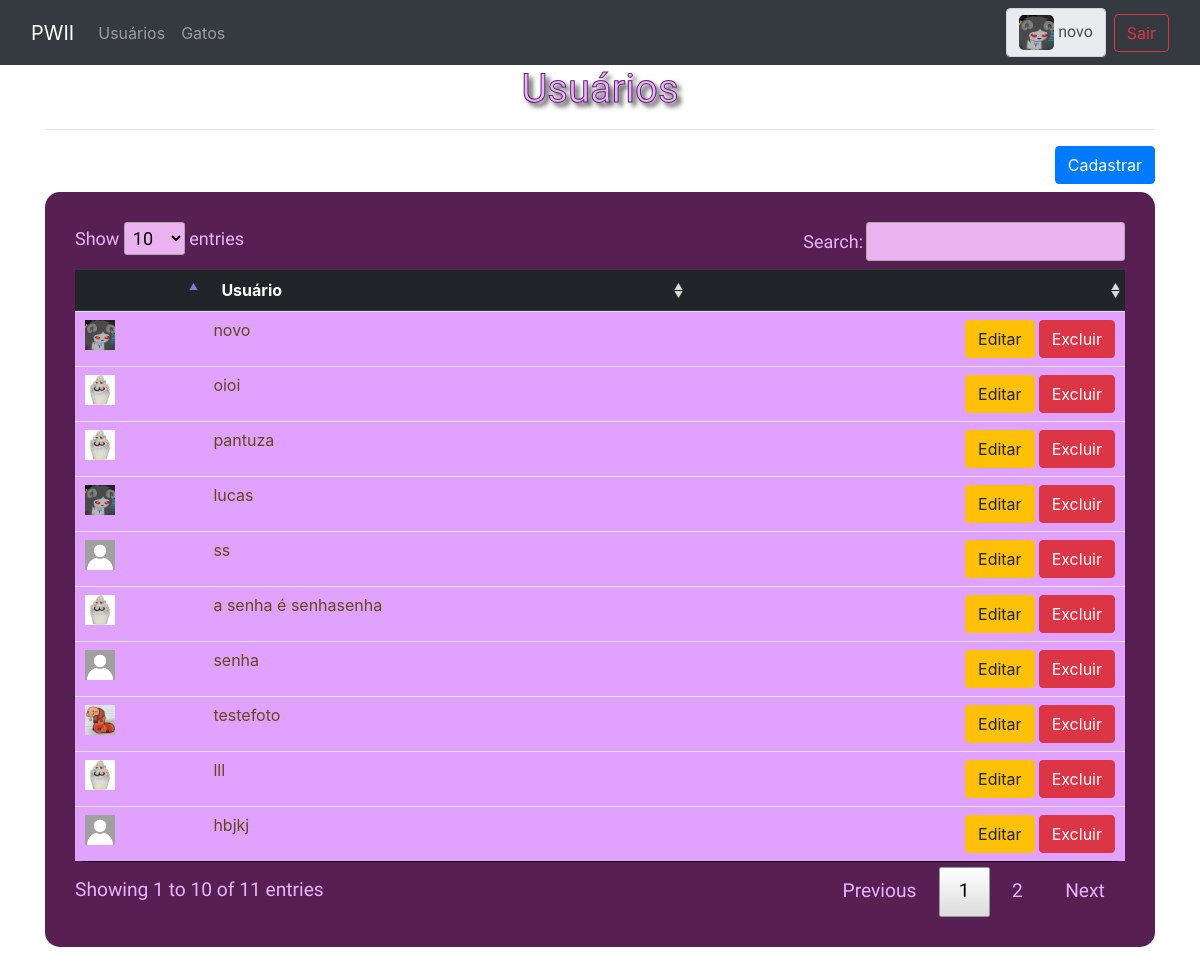
The app's page /usuarioTabela.php (signed in) with its own data.
### tables this page shows
CREATE TABLE IF NOT EXISTS `tbusuario` (
  `idUsuario` int NOT NULL AUTO_INCREMENT,
  `usuario` varchar(20) NOT NULL,
  `senha` varchar(10) NOT NULL,
  `foto` varchar(255) DEFAULT NULL,
  PRIMARY KEY (`idUsuario`)
);

### m/usuarioCRUD.php (called while the page is built, shortened)
<?php
    function listarUsuario(){
        $sql = "SELECT * FROM tbUsuario;";
        $conexao = criarConexao();
		$sentenca = $conexao->prepare($sql);
		$sentenca->execute();
        return $sentenca->fetchAll();
    }
?>

### usuarioTabela.php (the view, shortened to what this page needs)
<?php
	include_once "m/usuarioCRUD.php";
	include_once "menu.php";
	$registros = listarUsuario();
?>
<html>
<head>
    <link type="text/css" rel="stylesheet" href="css/bootstrap.css" />
	<link type="text/css" rel="stylesheet" href="css/datatables.css" />
    <link type="text/css" rel="stylesheet" href="css/estilos.css" />
</head>
<body>
    <div class="container">
		<h1 class="henny-penny-regular fonteClara">Usuários</h1>
		<hr/>
        <a href="usuarioFormulario.php" class="btn btn-primary float-right mb-2">Cadastrar</a>
        <table id="tabela" class="table">
            <thead class="thead-dark">
                <tr>
					<th></th>
                    <th>Usuário</th>
					<th></th>
                </tr>
            </thead>
            <tbody>
                <?php
					$fotoExibir = "";
					foreach($registros as $registro){
						($registro['foto'] != null)? $fotoExibir = $registro['foto'] : $fotoExibir = "imagens/padrao.png" ;
						echo "<tr>";
						echo "<td> <img class=\"fotoPequena\" src=\"" . $fotoExibir . "\"> </td>";
						echo "<td>{$registro['usuario']} </td>";
						echo "<td> <button onclick='confirmarExclusao({$registro['idUsuario']})' class='btn btn-danger float-right'> Excluir</button>";
						echo "<a href='usuarioFormulario.php?idUsuario={$registro['idUsuario']}' class='btn btn-warning float-right mr-1'> Editar</a> </td>";
						echo "</tr>";
					}
				?>
            </tbody>
        </table>
    </div>
</body>
</html>

### menu.php (shortened to what this page needs)
<nav class="navbar navbar-expand-md navbar-dark bg-dark">
  <div class="container-fluid">
    <a class="navbar-brand" href="index.php">PWII</a>
    <div class="collapse navbar-collapse" id="navbarCollapse">
      <ul class="navbar-nav me-auto mb-2 mb-md-0">
        <li class="nav-item">
          <a class="nav-link" aria-current="page" href="usuarioTabela.php">Usuários</a>
        </li>
        <li class="nav-item">
          <a class="nav-link" aria-current="page" href="gatoTabela.php">Gatos</a>
        </li>
      </ul>
    </div>
    <div class="form-inline my-2 my-lg-0">
      <label class="form-control mr-sm-2" readonly>
        <img style="width: 35px; height: 35px; border-radius: 5px;" name='fotoUsuario' src='<?= (!empty($_COOKIE['foto'])) ? $_COOKIE['foto'] : "imagens/padrao.png" ?>'>
        <?= (!empty($_COOKIE['usuario'])) ? $_COOKIE['usuario'] : "visitante" ?>
      </label>
      <a class="btn btn-outline-danger my-2 my-sm-0" href="finalizarSessao.php">Sair</a>
    </div>
  </div>
</nav>

### css/datatables.css (style rules this page uses)
table.dataTable { width: 100%; margin: 0 auto; clear: both; border-collapse: separate; border-spacing: 0; }
table.dataTable thead th, table.dataTable tfoot th { font-weight: bold; }
table.dataTable thead th, table.dataTable thead td { padding: 10px 18px; border-bottom: 1px solid #111; }
table.dataTable thead .sorting, table.dataTable thead .sorting_asc, table.dataTable thead .sorting_desc, table.dataTable thead .sorting_asc_disabled, table.dataTable thead .sorting_desc_disabled { cursor: pointer; *cursor: hand; background-repeat: no-repeat; background-position: center right; }
table.dataTable thead .sorting { background-image: url("DataTables-1.11.0/images/sort_both.png"); }
table.dataTable thead .sorting_asc { background-image: url("DataTables-1.11.0/images/sort_asc.png") !important; }
table.dataTable tbody tr { background-color: #e1a1ff; color: rgb(99, 71, 30); }
table.dataTable tbody th, table.dataTable tbody td { padding: 8px 10px; }
table.dataTable.no-footer { border-bottom: 1px solid #111; }
table.dataTable th, table.dataTable td { box-sizing: content-box; }

### css/estilos.css (style rules this page uses)
.fotoPequena { width: 30px; height: 30px; object-fit: cover; }
h1 { text-align: center; -webkit-text-stroke: 1px rgb(99, 31, 105); text-shadow: 4px 4px 5px rgba(0, 0, 0, 0.8); }
body { background-image: url(https://i.pinimg.com/originals/28/a3/a7/28a3a7a6cd60401be390c2cfa02d71d9.gif); background-size: cover; background-repeat: no-repeat; }
table { border-radius: 10px; }
thead { background-color: #460d4a !important; }
tbody { background-color: #e1a1ff !important; color: rgb(99, 71, 30) !important; }
.fonteClara { color: #e7b4ff; }
label { color: #e7b4ff; font-family: "Sunshiney", cursive; font-weight: 400; font-style: normal; font-size: large; }
.henny-penny-regular { font-family: "Henny Penny", system-ui; font-weight: 400; font-style: normal; }

### records on screen
tbusuario: foto (picture), usuario "novo"
tbusuario: foto (picture), usuario "oioi"
tbusuario: foto (picture), usuario "pantuza"
tbusuario: foto (picture), usuario "lucas"
tbusuario: foto (picture), usuario "ss"
tbusuario: foto (picture), usuario "a senha é senhasenha"
tbusuario: usuario "senha"
tbusuario: foto (picture), usuario "testefoto"
tbusuario: foto (picture), usuario "lll"
tbusuario: usuario "hbjkj"

### other values on screen
$_COOKIE['usuario'] "novo"
